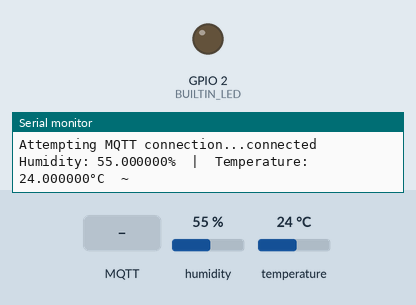
Simulated run of this sketch. Board: ESP32. Shown: output pins drawn as LEDs (lit = HIGH), the last lines printed to the serial monitor. Inputs (shaded band) come from the test bench; at power-on: humidity 55 %, temperature 24 °C. WiFi joins after 1.5 s; servers stay silent unless stated; random numbers use the default seed unless the sketch sets one; no MQTT or app messages arrive unless stated.

Above: at 2.7 s.
2.8 s: MQTT message "on" arrives on the first subscribed topic
At 4.0 s:
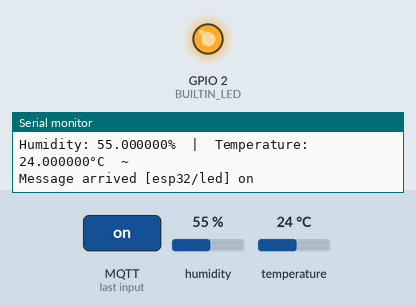
4.3 s: MQTT message "off" arrives on the first subscribed topic
At 5.1 s:
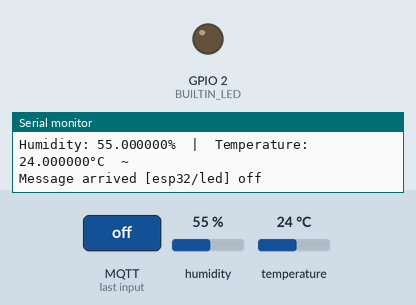
Timing chart, 0 to 7.3 s (numbered marks = the images above; inputs shaded):
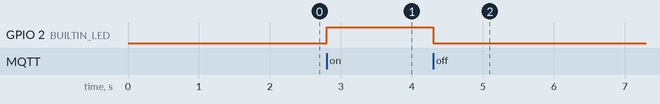

Measured:
- after the input at 2.8 s, GPIO 2 (BUILTIN_LED): LOW → HIGH at once
- after the input at 4.3 s, GPIO 2 (BUILTIN_LED): HIGH → LOW at once

The sketch:

esp32_dht11_led_nodered_mqtt.ino
```cpp
/*
 Basic ESP8266 MQTT example
 This sketch demonstrates the capabilities of the pubsub library in combination
 with the ESP8266 board/library.
 It connects to an MQTT server then:
  - publishes "hello world" to the topic "outTopic" every two seconds
  - subscribes to the topic "inTopic", printing out any messages
    it receives. NB - it assumes the received payloads are strings not binary
  - If the first character of the topic "inTopic" is an 1, switch ON the ESP Led,
    else switch it off
 It will reconnect to the server if the connection is lost using a blocking
 reconnect function. See the 'mqtt_reconnect_nonblocking' example for how to
 achieve the same result without blocking the main loop.
 To install the ESP8266 board, (using Arduino 1.6.4+):
  - Add the following 3rd party board manager under "File -> Preferences -> Additional Boards Manager URLs":
       http://arduino.esp8266.com/stable/package_esp8266com_index.json
  - Open the "Tools -> Board -> Board Manager" and click install for the ESP8266"
  - Select your ESP8266 in "Tools -> Board"
*/

#include <WiFi.h>
#include <PubSubClient.h>
#include <DHT.h>
#define DHT_SENSOR_PIN  5 // ESP32 pin GPIO21 connected to DHT11 sensor
#define DHT_SENSOR_TYPE DHT11

DHT dht_sensor(DHT_SENSOR_PIN, DHT_SENSOR_TYPE);

// Update these with values suitable for your network.

const char* ssid = "ganti";
const char* password = "ganti";
const char* mqtt_server = "ganti";

char* topic_subscribe = "esp32/led";
char* topic_publish_temp = "esp32/dht11/temp";
char* topic_publish_hum = "esp32/dht11/hum";


WiFiClient espClient;
PubSubClient client(espClient);
unsigned long lastMsg = 0;
#define MSG_BUFFER_SIZE  (50)
char msg[MSG_BUFFER_SIZE];
char temp_char[MSG_BUFFER_SIZE];
char hum_char[MSG_BUFFER_SIZE];
int value = 0;

#define BUILTIN_LED 2

void setup_wifi() {

  delay(10);
  // We start by connecting to a WiFi network
  Serial.println();
  Serial.print("Connecting to ");
  Serial.println(ssid);

  WiFi.mode(WIFI_STA);
  WiFi.begin(ssid, password);

  while (WiFi.status() != WL_CONNECTED) {
    delay(500);
    Serial.print(".");
  }

  randomSeed(micros());

  Serial.println("");
  Serial.println("WiFi connected");
  Serial.println("IP address: ");
  Serial.println(WiFi.localIP());
}

void callback(char* topic, byte* payload, unsigned int length) {
  Serial.print("Message arrived [");
  Serial.print(topic);
  Serial.print("] ");
  String payload_str = "";
  for (int i = 0; i < length; i++) {
    payload_str += (char)payload[i];
  }

  Serial.println(payload_str);


  // Switch on the LED if an 1 was received as first character
  if (payload_str == "on") {
    digitalWrite(BUILTIN_LED, HIGH);   // Turn the LED on
  } else if (payload_str == "off"){
    digitalWrite(BUILTIN_LED, LOW);  // Turn the LED off
  }

}

void reconnect() {
  // Loop until we're reconnected
  while (!client.connected()) {
    Serial.print("Attempting MQTT connection...");
    // Create a random client ID
    String clientId = "ESP32Client-";
    clientId += String(random(0xffff), HEX);
    // Attempt to connect
    if (client.connect(clientId.c_str())) {
      Serial.println("connected");
//      // Once connected, publish an announcement...
//      client.publish(topic_publish, "hello world");
      // ... and resubscribe
      client.subscribe(topic_subscribe);
    } else {
      Serial.print("failed, rc=");
      Serial.print(client.state());
      Serial.println(" try again in 5 seconds");
      // Wait 5 seconds before retrying
      delay(5000);
    }
  }
}

void setup() {
  pinMode(BUILTIN_LED, OUTPUT);     // Initialize the BUILTIN_LED pin as an output
  Serial.begin(115200);
  dht_sensor.begin(); // initialize the DHT sensor
  setup_wifi();
  client.setServer(mqtt_server, 1883);
  client.setCallback(callback);
}

void loop() {

  if (!client.connected()) {
    reconnect();
  }

  client.loop();

  unsigned long now = millis();
  if (now - lastMsg > 2000) {
    // read humidity
    float humi  = dht_sensor.readHumidity();
    // read temperature in Celsius
    float tempC = dht_sensor.readTemperature();
    // read temperature in Fahrenheit
    float tempF = dht_sensor.readTemperature(true);
    lastMsg = now;

//    ++value;
//    snprintf (msg, MSG_BUFFER_SIZE, "hello world #%ld", value);
//    Serial.print("Publish message: ");
//    Serial.println(msg);
    snprintf (temp_char, MSG_BUFFER_SIZE, "%f", tempC);
    snprintf (hum_char, MSG_BUFFER_SIZE, "%f", humi);
    Serial.print("Humidity: ");
    Serial.print(hum_char);
    Serial.print("%");

    Serial.print("  |  ");

    Serial.print("Temperature: ");
    Serial.print(temp_char);
    Serial.println("°C  ~  ");
    client.publish(topic_publish_temp, temp_char);
    client.publish(topic_publish_hum, hum_char);
  }
}
```
